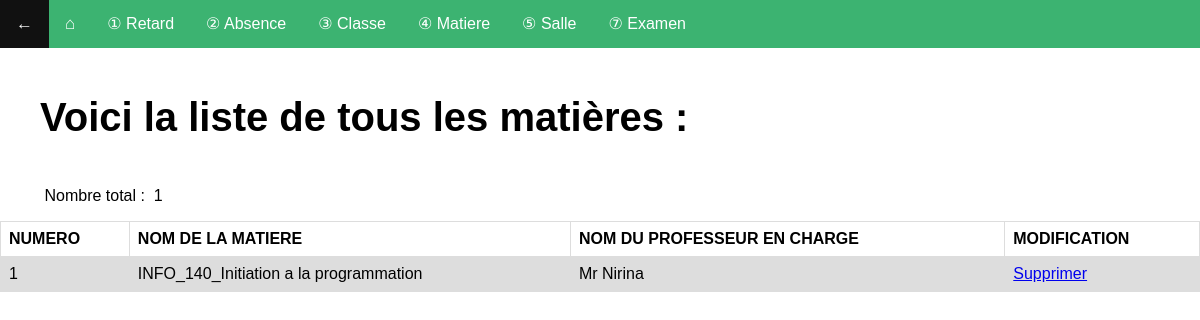
The page /matierelist.php (signed in) on the database as committed earlier.
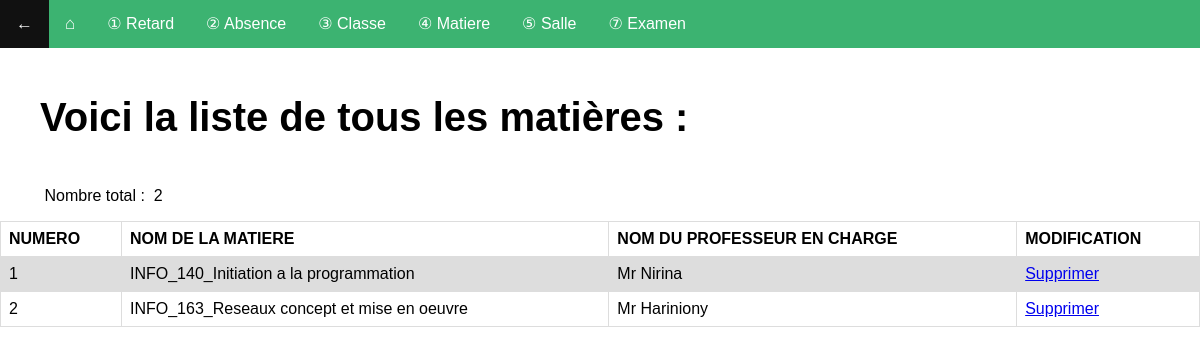
The same page on the database as committed later.
### tables this page shows
CREATE TABLE IF NOT EXISTS `t_matiere` (
  `mat_id` int(11) NOT NULL AUTO_INCREMENT,
  `mat_nom` varchar(60) DEFAULT NULL,
  `mat_prof` varchar(60) DEFAULT NULL,
  PRIMARY KEY (`mat_id`)
);

### matierelist.php (the view, shortened to what this page needs)
<!DOCTYPE html>
<html>
<head>
    <link rel="stylesheet" type="text/css" href="style.css">
</head>
<body>
	<span>
        <ul style="background-color: MediumSeaGreen; list-style-type: none; overflow: hidden;">
            <li style="float: left; font-size: 17px"><a href='accueil.php'>←</a></li>
            <li style="float: left; font-size: 17px; "><a href='gestion.php'>⌂</a></li>
            <li style="float: left;"><a href='retardlist.php'> ① Retard</a></li>
            <li style="float: left;"><a href='absencelist.php'> ② Absence</a></li>
            <li style="float: left;"><a href='classelist.php'> ③ Classe</a></li>
            <li style="float: left;"><a href='matierelist.php'> ④ Matiere</a></li>
            <li style="float: left;"><a href='sallelist.php'> ⑤ Salle</a></li>
            <li style="float: left;"><a href='examenlist.php'> ⑦ Examen</a></li>
        </ul>
    </span>
<?php
echo "<h1><div><span>Voici la liste de tous les matières :</span></h1>";
echo "<p>&nbsp&nbsp&nbsp&nbsp&nbsp&nbsp&nbsp&nbsp&nbsp&nbspNombre total :&nbsp"
?>
<?php
	include('conn.php');
	$query=mysqli_query($conn,"select count(mat_id) as total from `t_matiere`");
	$row=mysqli_fetch_array($query);
		?>
	<?php echo $row['total'],"</div>";
		?>
	<?php
		require_once("conn.php");
		$req = "select * from t_matiere";
		$resultat = mysqli_query($conn,$req) or die(mysql_error());
 	?>
 	<table>
 		<tr>
 			<th>NUMERO</th>
 			<th>NOM DE LA MATIERE</th>
 			<th>NOM DU PROFESSEUR EN CHARGE</th>
 			<th>MODIFICATION</th>
 		</tr>
 		<?php  while ($mat = mysqli_fetch_assoc($resultat))  {  ?>
 		<tr>
 			<td><?php echo ($mat['mat_id']); ?></td>
 			<td><?php echo ($mat['mat_nom']); ?></td>
 			<td><?php echo ($mat['mat_prof']); ?></td>
 			<td><span><a href="traitement9.php?code=<?php echo ($mat['mat_id']); ?>">Supprimer</a></span></td>
 		</tr>
<?php } ?>
 	</table>
<?php
	echo "<br><br><br></br></br></br>";
 ?>
</body>
</html>

Rows that differ between the two databases and show on the page:
added t_matiere: mat_id "2", mat_nom "INFO_163_Reseaux concept et mise en oeuvre", mat_prof "Mr Hariniony"
Other text that changed with them:
$row['total']: "1" → "2"
